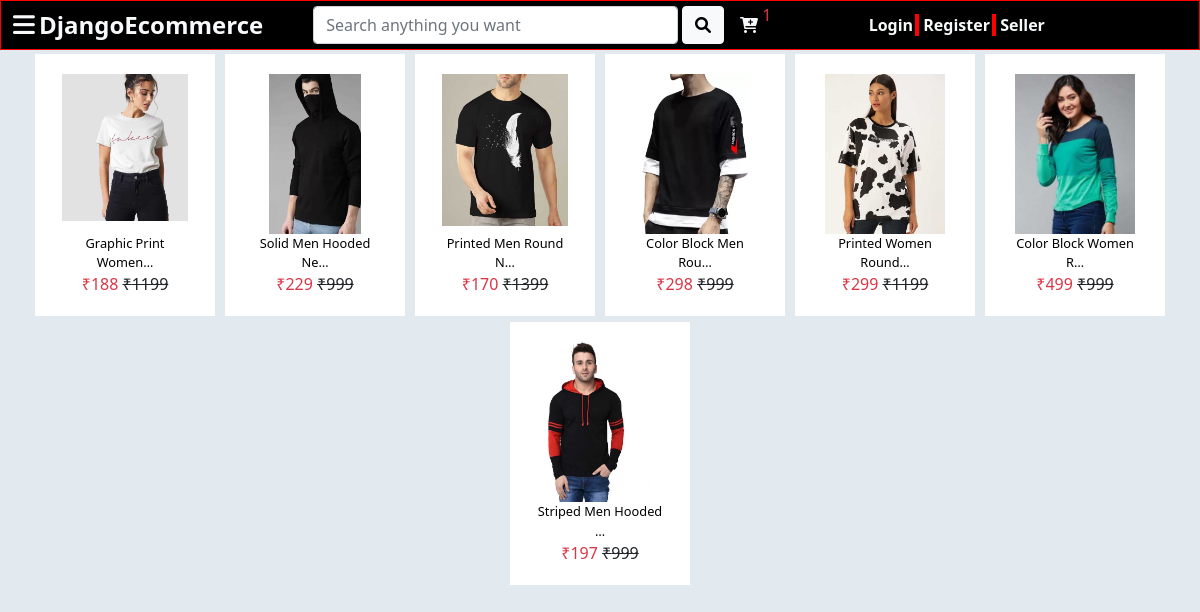
The page /Viewall/trend/ on the database as committed earlier.
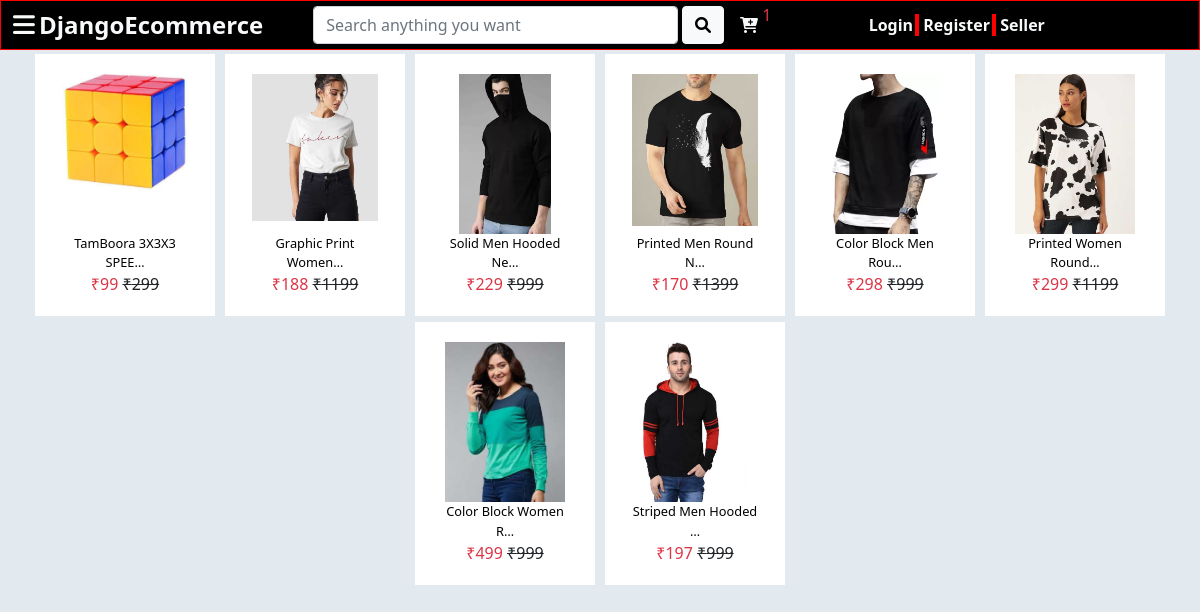
The same page on the database as committed later.
### Seller/models.py (models this page shows, shortened)
class Trend(models.Model):
	product=models.OneToOneField(Product,on_delete=models.CASCADE)

class Product(models.Model):
	GST_CHOICES=(("0",'0'),("3",'3'),("5",'5'),("12",'12'),("18",'18'),("28",'28'))
	product_id= models.BigAutoField(primary_key=True)
	product_id2= models.CharField(max_length=100,default='')
	shop=models.ForeignKey(User, on_delete=models.CASCADE,default='')
	productname= models.CharField(max_length=100)
	category=models.ForeignKey(Category,on_delete=models.CASCADE)
	subcategory=models.ForeignKey(SubCategory, default="", verbose_name="Category", on_delete=models.SET_DEFAULT, null=True)
	price=models.IntegerField(default=0)
	price_not = models.IntegerField(default=999)
	Description= models.TextField()
	gst = models.CharField(default='0',max_length=3,choices=GST_CHOICES)
	pub_date = models.DateField(auto_now=True)
	image=models.ImageField(upload_to='products/images', default="",null=True)

### App/views.py (the view)
# urls.py: path('Viewall/<str:category>/',views.ViewAll,name="viewall"),
def ViewAll(request,category):
    if category=="trend":
        trend=Trend.objects.all()
        param={'trend':trend}
    if category.lower() in [item.categoey_name.lower() for item in  Category.objects.all()]:
        cat=Category.objects.filter(categoey_name=category).first()
        param={"cat":cat}
    return render(request,'App/viewall.html',param)

### App/templatetags/prodfilter.py (called while the page is built)
def TrendLatest1(data,slice):
    TrendProd=[]
    print(data,slice)
    for i in data:
        TrendProd.append(i)
    return TrendProd[::int(slice)]

### App/templates/App/viewall.html (shortened to what this page needs)
{% extends 'App/index.html' %}
{% load prodfilter %}
{% load static %}
{% block customlink %}
<link rel="stylesheet" href="{% static 'App/css/viewall.css' %}">
{% endblock customlink %}
{% block mainbody %}
<div class="container-fluid p-0">
    {% if trend %}
        <div class="row justify-content-center ">
        {% for   prod in trend|TrendLatest:"-1" %}
            <div class="prodsm mt-1 ">
              <div class="wrapper  ">
                <a href="{% url 'productview' prod.product.product_id %}" class="text-decoration-none text-center ">
                <div class="img-box ">
                   <img src="{{prod.product.image.url}}" alt="" class="img-fluid img-responsive">
                </div>
                <div class="content-box ">
                  <p>{{prod.product.productname|truncatechars:20}}</p>
                </div>
                <div class="price-box">
                   <span class="text-danger">₹{{prod.product.price}}</span>
                   <span class="text-decoration-line-through text-dark">₹{{prod.product.price_not}}</span>
                </div>
                </a>
              </div>
            </div>
      {% endfor %}
      </div>
    {% endif %}
</div>
{% endblock mainbody %}

Rows that differ between the two databases and show on the page:
added Trend: product.image (picture), product.productname "TamBoora 3X3X3 SPEE…", product.price "99", product.price_not "299"
